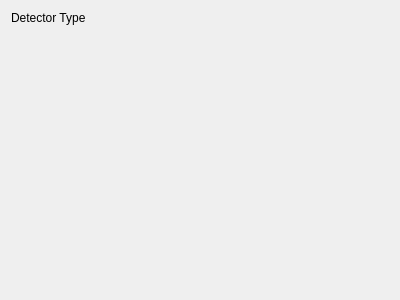
<?xml version="1.0" encoding="UTF-8"?>
<ui version="4.0">
 <class>QxrdDetectorProxyWidget</class>
 <widget class="QWidget" name="QxrdDetectorProxyWidget">
  <property name="geometry">
   <rect>
    <x>0</x>
    <y>0</y>
    <width>400</width>
    <height>300</height>
   </rect>
  </property>
  <property name="windowTitle">
   <string>Form</string>
  </property>
  <layout class="QGridLayout" name="m_GridLayout">
   <item row="0" column="0">
    <widget class="QLabel" name="m_DetectorType">
     <property name="text">
      <string>Detector Type</string>
     </property>
    </widget>
   </item>
   <item row="1" column="0">
    <spacer name="verticalSpacer">
     <property name="orientation">
      <enum>Qt::Vertical</enum>
     </property>
     <property name="sizeHint" stdset="0">
      <size>
       <width>20</width>
       <height>260</height>
      </size>
     </property>
    </spacer>
   </item>
  </layout>
 </widget>
 <resources/>
 <connections/>
</ui>
